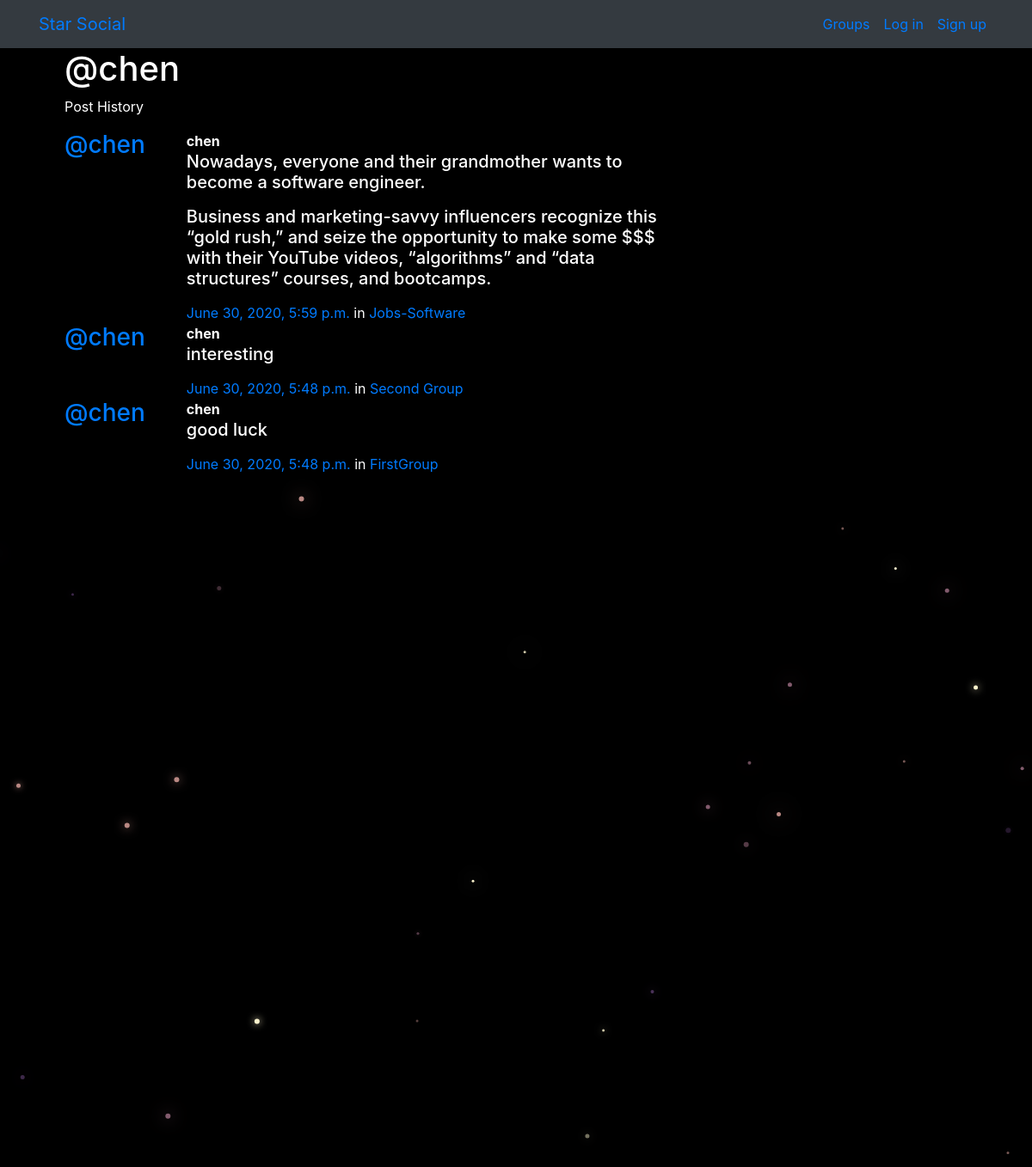
/posts/by/chen/, run on the app's committed database.
### posts/models.py (models this page shows, shortened)
class Post(models.Model):
    user = models.ForeignKey(User, related_name="posts",on_delete=models.CASCADE)
    created_at = models.DateTimeField(auto_now=True)
    message = models.TextField()
    message_html = models.TextField(editable=False)
    group = models.ForeignKey(Group, related_name="posts",null=True, blank=True,on_delete=models.CASCADE)
    class Meta:
        ordering = ["-created_at"]
        unique_together = ["user", "message"]

### groups/models.py (models this page shows, shortened)
class Group(models.Model):
    name = models.CharField(max_length=255, unique=True)
    slug = models.SlugField(allow_unicode=True, unique=True)
    description = models.TextField(blank=True, default='')
    description_html = models.TextField(editable=False, default='', blank=True)
    members = models.ManyToManyField(User,through="GroupMember")
    class Meta:
        ordering = ["name"]

### posts/views.py (the view)
# urls.py: path("by/<username>/",views.UserPosts.as_view(),name="for_user"),
class UserPosts(generic.ListView):
    model = models.Post
    template_name = "posts/user_post_list.html"
    def get_queryset(self):
        try:
            self.post_user = User.objects.prefetch_related("posts").get(
                username__iexact=self.kwargs.get("username")
            )
        except User.DoesNotExist:
            raise Http404
        else:
            return self.post_user.posts.all()
    def get_context_data(self, **kwargs):
        context = super().get_context_data(**kwargs)
        context["post_user"] = self.post_user
        return context

### posts/templates/posts/user_post_list.html
{% extends "posts/post_base.html" %}
{% block prepost %}
<div class="col-md-4">
	<h1>@{{ post_user.username }}</h1>
	<p>Post History</p>
</div>
{% endblock %}
{% block post_content %}
<div class="col-md-8">
	{% for post in post_list %}
		{% include "posts/_post.html" %}
	{% endfor %}
</div>
{% endblock %}

### posts/templates/posts/_post.html (shortened to what this page needs)
<div class="media">
	<h3 class="mr-5"><a href="{% url 'posts:for_user' username=post.user.username %}">@{{ post.user.username }}</a></h3>
	<div class="media-body">
		<strong>{{ post.user.username }}</strong>
		<h5>{{ post.message_html|safe }}</h5>
			<time class="time"><a href="{% url 'posts:single' username=post.user.username pk=post.pk %}">{{ post.created_at }}</a></time>
			{% if post.group %}
			<span class="group-name">in <a href="#">{{ post.group.name }}</a></span>
			{% endif %}
	</div>
</div>

### static/simplesocial/css/master.css (style rules this page uses)
body { margin: 0; overflow: hidden; background-color: black; color:white; }

### data on the page
Post: user.username "chen", message_html "Nowadays, everyone and their grandmother wants to become a software engineer. Business and marketing-savvy influencers recognize this “gold rush,” and seize the opportunity to make some $$$ with their YouTube videos, “algorithms” and “data structures” courses, and bootcamps.", created_at "June 30, 2020, 5:59 p.m.", group.name "Jobs-Software"
Post: user.username "chen", message_html "interesting", created_at "June 30, 2020, 5:48 p.m.", group.name "Second Group"
Post: user.username "chen", message_html "good luck", created_at "June 30, 2020, 5:48 p.m.", group.name "FirstGroup"

### other printed values
{{ post_user.username }} "chen"
